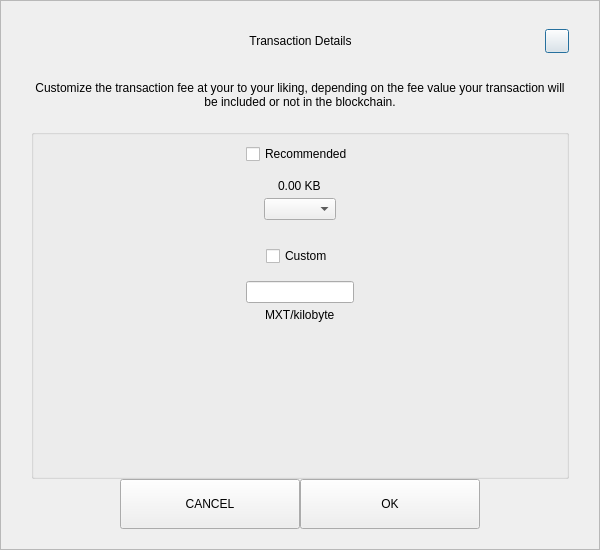
<?xml version="1.0" encoding="UTF-8"?>
<ui version="4.0">
 <class>SendCustomFeeDialog</class>
 <widget class="QDialog" name="SendCustomFeeDialog">
  <property name="geometry">
   <rect>
    <x>0</x>
    <y>0</y>
    <width>600</width>
    <height>550</height>
   </rect>
  </property>
  <property name="windowTitle">
   <string>Form</string>
  </property>
  <layout class="QVBoxLayout" name="verticalLayout_3">
   <property name="spacing">
    <number>0</number>
   </property>
   <property name="leftMargin">
    <number>0</number>
   </property>
   <property name="topMargin">
    <number>0</number>
   </property>
   <property name="rightMargin">
    <number>0</number>
   </property>
   <property name="bottomMargin">
    <number>0</number>
   </property>
   <item>
    <widget class="QFrame" name="frame">
     <property name="styleSheet">
      <string notr="true"/>
     </property>
     <property name="frameShape">
      <enum>QFrame::StyledPanel</enum>
     </property>
     <property name="frameShadow">
      <enum>QFrame::Raised</enum>
     </property>
     <layout class="QVBoxLayout" name="verticalLayout_2">
      <property name="spacing">
       <number>0</number>
      </property>
      <property name="leftMargin">
       <number>30</number>
      </property>
      <property name="topMargin">
       <number>20</number>
      </property>
      <property name="rightMargin">
       <number>30</number>
      </property>
      <property name="bottomMargin">
       <number>20</number>
      </property>
      <item>
       <layout class="QHBoxLayout" name="horizontalLayout_3">
        <property name="spacing">
         <number>0</number>
        </property>
        <item>
         <spacer name="horizontalSpacer_21">
          <property name="orientation">
           <enum>Qt::Horizontal</enum>
          </property>
          <property name="sizeHint" stdset="0">
           <size>
            <width>40</width>
            <height>20</height>
           </size>
          </property>
         </spacer>
        </item>
        <item>
         <widget class="QLabel" name="labelTitle">
          <property name="minimumSize">
           <size>
            <width>0</width>
            <height>40</height>
           </size>
          </property>
          <property name="maximumSize">
           <size>
            <width>16777215</width>
            <height>40</height>
           </size>
          </property>
          <property name="styleSheet">
           <string notr="true">padding-left:24px;</string>
          </property>
          <property name="text">
           <string>Transaction Details</string>
          </property>
          <property name="alignment">
           <set>Qt::AlignCenter</set>
          </property>
          <property name="margin">
           <number>7</number>
          </property>
         </widget>
        </item>
        <item>
         <spacer name="horizontalSpacer">
          <property name="orientation">
           <enum>Qt::Horizontal</enum>
          </property>
          <property name="sizeHint" stdset="0">
           <size>
            <width>40</width>
            <height>20</height>
           </size>
          </property>
         </spacer>
        </item>
        <item>
         <widget class="QPushButton" name="btnEsc">
          <property name="minimumSize">
           <size>
            <width>24</width>
            <height>24</height>
           </size>
          </property>
          <property name="maximumSize">
           <size>
            <width>24</width>
            <height>24</height>
           </size>
          </property>
          <property name="text">
           <string/>
          </property>
         </widget>
        </item>
       </layout>
      </item>
      <item>
       <spacer name="verticalSpacer_2">
        <property name="orientation">
         <enum>Qt::Vertical</enum>
        </property>
        <property name="sizeType">
         <enum>QSizePolicy::Fixed</enum>
        </property>
        <property name="sizeHint" stdset="0">
         <size>
          <width>20</width>
          <height>20</height>
         </size>
        </property>
       </spacer>
      </item>
      <item>
       <widget class="QLabel" name="labelMessage">
        <property name="text">
         <string>Customize the transaction fee at your to your liking, depending on the fee value your transaction will be included or not in the blockchain.</string>
        </property>
        <property name="alignment">
         <set>Qt::AlignCenter</set>
        </property>
        <property name="wordWrap">
         <bool>true</bool>
        </property>
       </widget>
      </item>
      <item>
       <spacer name="verticalSpacer_3">
        <property name="orientation">
         <enum>Qt::Vertical</enum>
        </property>
        <property name="sizeType">
         <enum>QSizePolicy::Fixed</enum>
        </property>
        <property name="sizeHint" stdset="0">
         <size>
          <width>20</width>
          <height>20</height>
         </size>
        </property>
       </spacer>
      </item>
      <item>
       <widget class="QGroupBox" name="groupBox">
        <property name="title">
         <string/>
        </property>
        <layout class="QVBoxLayout" name="verticalLayout">
         <property name="leftMargin">
          <number>12</number>
         </property>
         <property name="rightMargin">
          <number>12</number>
         </property>
         <item>
          <layout class="QVBoxLayout" name="verticalLayout_4">
           <property name="spacing">
            <number>5</number>
           </property>
           <item alignment="Qt::AlignHCenter">
            <widget class="QCheckBox" name="checkBoxRecommended">
             <property name="text">
              <string>Recommended</string>
             </property>
            </widget>
           </item>
           <item>
            <spacer name="verticalSpacer_5">
             <property name="orientation">
              <enum>Qt::Vertical</enum>
             </property>
             <property name="sizeType">
              <enum>QSizePolicy::Fixed</enum>
             </property>
             <property name="sizeHint" stdset="0">
              <size>
               <width>20</width>
               <height>10</height>
              </size>
             </property>
            </spacer>
           </item>
           <item alignment="Qt::AlignHCenter">
            <widget class="QLabel" name="labelFee">
             <property name="text">
              <string>0.00 KB</string>
             </property>
            </widget>
           </item>
           <item alignment="Qt::AlignHCenter">
            <widget class="QComboBox" name="comboBoxRecommended"/>
           </item>
          </layout>
         </item>
         <item>
          <spacer name="verticalSpacer">
           <property name="orientation">
            <enum>Qt::Vertical</enum>
           </property>
           <property name="sizeType">
            <enum>QSizePolicy::Fixed</enum>
           </property>
           <property name="sizeHint" stdset="0">
            <size>
             <width>20</width>
             <height>20</height>
            </size>
           </property>
          </spacer>
         </item>
         <item>
          <layout class="QVBoxLayout" name="verticalLayout_5">
           <property name="spacing">
            <number>5</number>
           </property>
           <item alignment="Qt::AlignHCenter">
            <widget class="QCheckBox" name="checkBoxCustom">
             <property name="text">
              <string>Custom</string>
             </property>
            </widget>
           </item>
           <item>
            <spacer name="verticalSpacer_6">
             <property name="orientation">
              <enum>Qt::Vertical</enum>
             </property>
             <property name="sizeType">
              <enum>QSizePolicy::Fixed</enum>
             </property>
             <property name="sizeHint" stdset="0">
              <size>
               <width>20</width>
               <height>10</height>
              </size>
             </property>
            </spacer>
           </item>
           <item alignment="Qt::AlignHCenter">
            <widget class="QLineEdit" name="lineEditCustomFee"/>
           </item>
           <item alignment="Qt::AlignHCenter">
            <widget class="QLabel" name="labelCustomFee">
             <property name="text">
              <string>MXT/kilobyte</string>
             </property>
            </widget>
           </item>
          </layout>
         </item>
         <item>
          <spacer name="verticalSpacer_4">
           <property name="orientation">
            <enum>Qt::Vertical</enum>
           </property>
           <property name="sizeHint" stdset="0">
            <size>
             <width>20</width>
             <height>40</height>
            </size>
           </property>
          </spacer>
         </item>
        </layout>
       </widget>
      </item>
      <item>
       <layout class="QHBoxLayout" name="horizontalLayout" stretch="1,2,2,1">
        <item>
         <spacer name="horizontalSpacer1">
          <property name="orientation">
           <enum>Qt::Horizontal</enum>
          </property>
          <property name="sizeHint" stdset="0">
           <size>
            <width>40</width>
            <height>20</height>
           </size>
          </property>
         </spacer>
        </item>
        <item>
         <widget class="QPushButton" name="btnCancel">
          <property name="minimumSize">
           <size>
            <width>180</width>
            <height>50</height>
           </size>
          </property>
          <property name="focusPolicy">
           <enum>Qt::NoFocus</enum>
          </property>
          <property name="text">
           <string>CANCEL</string>
          </property>
         </widget>
        </item>
        <item>
         <widget class="QPushButton" name="btnSave">
          <property name="minimumSize">
           <size>
            <width>180</width>
            <height>50</height>
           </size>
          </property>
          <property name="focusPolicy">
           <enum>Qt::NoFocus</enum>
          </property>
          <property name="text">
           <string>OK</string>
          </property>
         </widget>
        </item>
        <item>
         <spacer name="horizontalSpacer_2">
          <property name="orientation">
           <enum>Qt::Horizontal</enum>
          </property>
          <property name="sizeHint" stdset="0">
           <size>
            <width>40</width>
            <height>20</height>
           </size>
          </property>
         </spacer>
        </item>
       </layout>
      </item>
     </layout>
    </widget>
   </item>
  </layout>
 </widget>
 <resources/>
 <connections/>
</ui>
